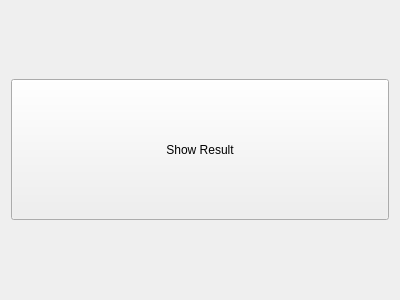
<?xml version="1.0" encoding="UTF-8"?>
<ui version="4.0">
 <class>MainWindow</class>
 <widget class="QWidget" name="MainWindow">
  <property name="geometry">
   <rect>
    <x>0</x>
    <y>0</y>
    <width>400</width>
    <height>300</height>
   </rect>
  </property>
  <property name="windowTitle">
   <string>HandyTranslator</string>
  </property>
  <layout class="QVBoxLayout" name="verticalLayout">
   <item>
    <widget class="QPushButton" name="pushButton">
     <property name="minimumSize">
      <size>
       <width>241</width>
       <height>141</height>
      </size>
     </property>
     <property name="text">
      <string>Show Result</string>
     </property>
    </widget>
   </item>
  </layout>
 </widget>
 <layoutdefault spacing="6" margin="11"/>
 <resources/>
 <connections/>
</ui>
